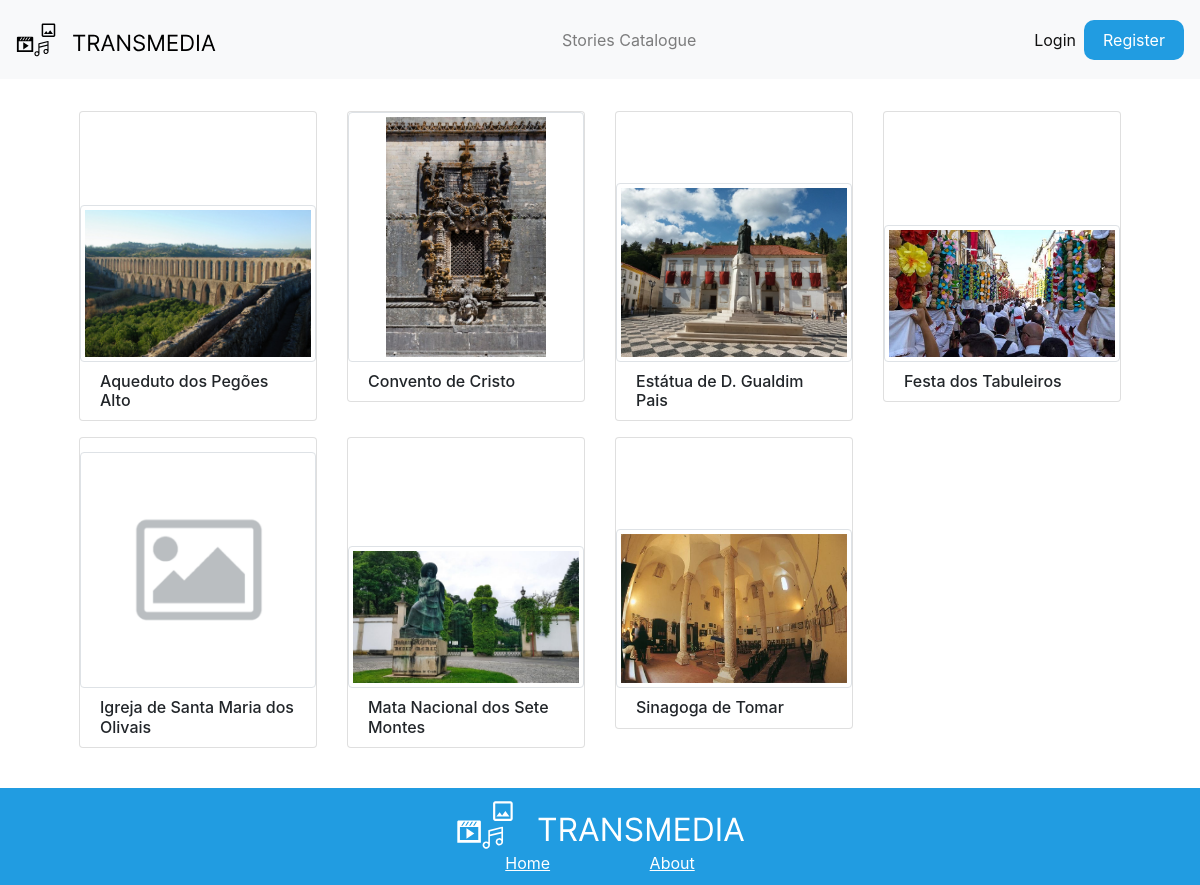
/storiesCatalogue.php, run on the app's committed database.
### tables this page shows
CREATE TABLE `story` (
  `id` int(11) NOT NULL,
  `name` varchar(255) NOT NULL,
  `description` varchar(255) NOT NULL,
  `author` varchar(255) NOT NULL
);

CREATE TABLE `image` (
  `id` int(11) NOT NULL AUTO_INCREMENT,
  `storyID` int(11) NOT NULL,
  `image` varchar(255) DEFAULT NULL,
  `duration` int(11) NOT NULL,
  `storyOrder` int(11) NOT NULL,
  PRIMARY KEY (`id`),
  FOREIGN KEY (`storyID`) REFERENCES `story` (`id`) ON DELETE CASCADE
);

### storiesCatalogue.php (the view, shortened to what this page needs)
<?php
include "NavBar.php";
$stmt = $pdo->prepare('SELECT id,name FROM story ORDER BY name');
$stmt->execute();
$stories = $stmt->fetchAll(PDO::FETCH_ASSOC);
?>
<!DOCTYPE html>
<html lang="en">
<head>
</head>
<body>
    <div class="stories m-2 mr-5 ml-5 mt-3">
        <div class="row m-3">
            <?php
            foreach ($stories as $story) : ?>
                <div class="col-12 col-sm-6 col-md-4 col-lg-3 mb-3">
                    <div class="card">
                        <a class="text-reset text-decoration-none" href="selectedStoryPage.php?id=<?= $story['id'] ?>">
                            <div style="height: 250px; display: flex; align-items: flex-end;">
                                <img src="<?php
                                            $stmt = $pdo->prepare('SELECT image FROM image where storyID = ? ORDER BY storyOrder LIMIT 1');
                                            $stmt->execute([$story['id']]);
                                            $stmt->rowCount() > 0 ? $img = "./files/story_" . $story['id'] . "/image/" . $stmt->fetch()['image'] : $img = "default_image.png";
                                            echo $img; ?>" class="w-100 img-thumbnail" alt="Story Image" style="max-height: 100%;">
                            </div>
                            <div class="card-body">
                                <h6 class="card-title m-0"><?php echo $story['name'] ?></h6>
                            </div>
                        </a>
                    </div>
                </div>
            <?php endforeach; ?>
        </div>
    </div>
    <?php
    include "footer.php";
    ?>
</body>
</html>

### style/footer.css (style rules this page uses)
body { min-height: 100vh; display: flex; flex-direction: column; }
img { width: 100%; height: auto; }

### storiesCatalogue.php (style rules this page uses)
.img-thumbnail { object-fit: contain; max-height: 100%; max-width: 100%; }
.card-body { padding: 10px 20px !important; }

### data on the page
story: id.image (picture), name "Aqueduto dos Pegões Alto"
story: id.image (picture), name "Convento de Cristo"
story: id.image (picture), name "Estátua de D. Gualdim Pais"
story: id.image (picture), name "Festa dos Tabuleiros"
story: shows a picture, name "Igreja de Santa Maria dos Olivais"
story: id.image (picture), name "Mata Nacional dos Sete Montes"
story: id.image (picture), name "Sinagoga de Tomar"
